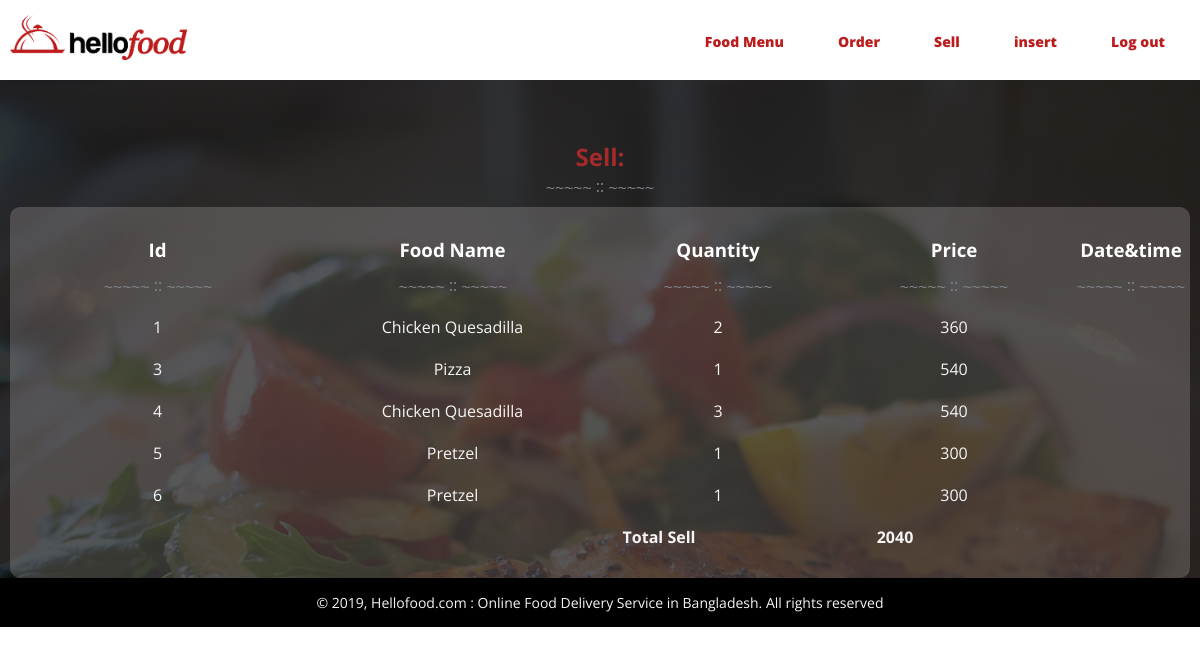
Page /sell.php on the earlier database version.
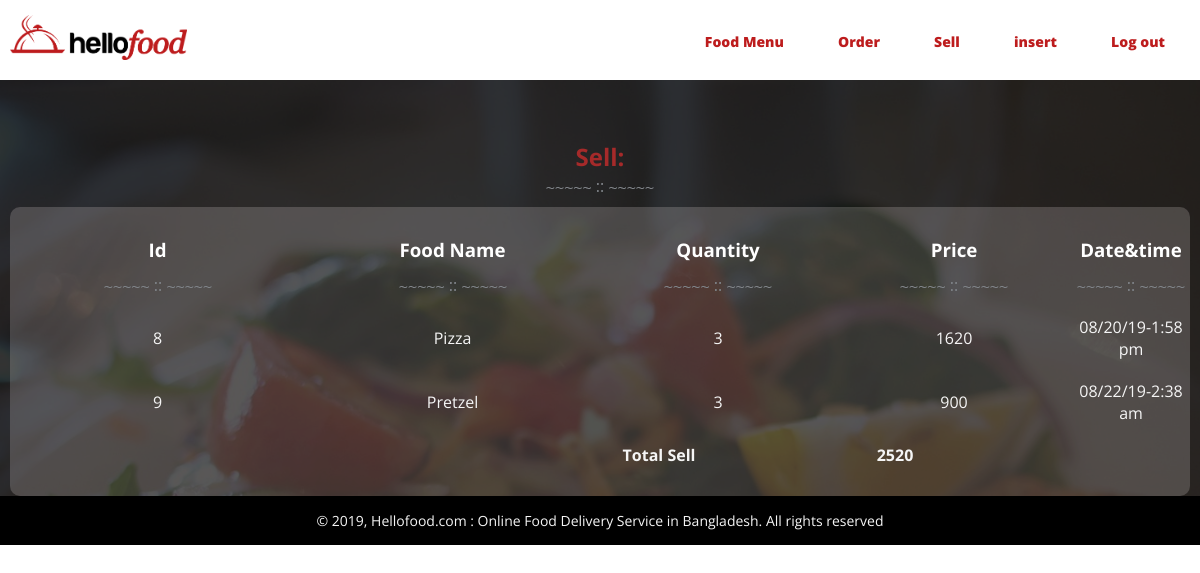
Same page on the later database version.
### tables this page shows
CREATE TABLE `order_foods` (
  `id` int(11) NOT NULL,
  `food_id` int(11) NOT NULL,
  `food_name` varchar(50) NOT NULL,
  `quantity` int(11) NOT NULL,
  `price` double NOT NULL,
  `d_t` varchar(20) NOT NULL
);

### sell.php (the view, shortened to what this page needs)
<!DOCTYPE html>
<html lang="en">
<head>
    <link rel="stylesheet" href="css/order.css">
</head>
<body>
    <div class="full menu_full">
        <div class="main">
            <div class="logo">
                <a href="#"><img height="50%" width="50%" src="images/logo5.png" alt=""></a>
            </div>
            <div class="menu">
                <div class="main-menu">
                    <ul>
                    <li><a href="adminpanel.php"> Food Menu </a></li>
                        <li><a href="online_order.php"> Order </a></li>
                        <li><a href="sell.php"> Sell </a></li>
                        <li><a href="insert.php"> insert </a></li>
                        <li><a href="logout.php"> Log out </a></li>
                    </ul>
                </div>
            </div>
        </div>
    </div>
    <div class="full banner">
        <div class="main">
            <div class="banner-txt">
                <h2>Sell:</h2>
                <img src="images/sec-shape.png" alt="">
                <div class="opacity">
                <table width="1180" cellpadding="0" cellspacing="0" border="0" align="center">
                    <tr>
                    <th height="100%" width="25%" ><h3>Id</h3></th>
                        <th height="100%" width="25%" ><h3>Food Name</h3></th>
                        <th height="100%" width="20%" ><h3>Quantity</h3></th>
                        <th height="100%" width="20%" ><h3>Price</h3></th>
                        <th height="100%" width="20%" ><h3>Date&time</h3></th>
                    </tr>
                    <tr>
                        <th height="100%" width="25%" ><img src="images/sec-shape.png" alt=""></th>
                        <th height="100%" width="20%" ><img src="images/sec-shape.png" alt=""></th>
                        <th height="100%" width="20%" ><img src="images/sec-shape.png" alt=""></th>
                        <th height="100%" width="20%" ><img src="images/sec-shape.png" alt=""></th>
                         <th height="100%" width="20%" ><img src="images/sec-shape.png" alt=""></th>
                    </tr>
                </table>
                <?php
                       require 'dbconnect.php';
                       $total_sell=null;
                       $id="SELECT * FROM `order_foods`";
                       $result = mysqli_query($conn,$id);
                       while($row=mysqli_fetch_assoc($result))
                    {?>
                <table width="1180" cellpadding="0" cellspacing="0" border="0" align="center">
                    <tr>
                        <td height="100%" width="25%" ><?php echo $row["id"]; ?></td>
                        <td height="100%" width="25%" ><?php echo $row['food_name']; ?></td>
                        <td height="100%" width="20%" ><?php echo $row["quantity"]; ?></td>
                        <td height="100%" width="20%" ><?php echo $row["price"]?></td>
                        <td height="100%" width="20%" ><?php echo $row["d_t"]?></td>
                    </tr>
                </table>
                <?php $total_sell+=$row["price"];}?>
                <table width="1180" cellpadding="0" cellspacing="0" border="0" align="center">
                    <tr>
                        <td height="100%" width="25%" ></td>
                        <td height="100%" width="20%" ></td>
                        <td height="100%" width="20%" ><h4>Total Sell</h4></td>
                        <td height="100%" width="20%" ><h4><?php echo $total_sell;?></h4></td>
                        <td height="100%" width="15%" ></td>
                    </tr>
                </table>
                </div>
            </div>
        </div>
    </div>
    <div class="footer">
            <p> © 2019, Hellofood.com : Online Food Delivery Service in Bangladesh. All rights reserved </p>
        </div>
</body>
</html>

### css/order.css (style rules this page uses)
* { margin: 0; padding: 0; outline: 0 }
ul, ol { list-style: none }
a { text-decoration: none; }
body { font-family: 'Open Sans', sans-serif; }
.full { width: 100%; }
.main { width: 1180px; margin: auto; }
.menu_full { background-color: white; padding: 15px 0; //position: fixed; }
.logo { width: 30%; float: left; }
.menu { width: 70%; float: left; text-align: right; }
.main-menu ul li { display: inline-block; margin-top: 15px; }
.main-menu ul li a { color: #bd1c1d; font-size: 14px; font-family: text-transform: uppercase; font-weight: 800; padding: 0 25px; transition: all 0.5s linear; }
.banner { background: url(../images/dish10.jpg) left top no-repeat; background-size: cover; position: relative; z-index: 1 }
.banner:before { content: ""; height: 100%; width: 100%; background-color: rgba(0, 0, 0, 0.8); position: absolute; left: 0; top: 0; z-index: -1; }
.opacity { background-color: rgba(240, 231, 231, 0.20); border-radius: 10px; color: #242121; padding: 20px 0; }
.banner-txt { text-align: center; color: #fff; font-family: 'Open Sans', sans-serif; }
.banner-txt h2 { color: brown; padding-top: 60px; }
.banner-txt td { color: whitesmoke; padding: 10px 0; border-style: 2px; }
.banner-txt th { color: white; padding-top: 10px; border-style: 2px; }
.banner-txt img { padding: 10px 0; border-style: 2px; }
.footer { background-color: #000; padding: 15px 0; text-align: center; font-size: 14px; color: whitesmoke; }

Differences in the rows shown:
removed order_foods: id "1", food_name "Chicken Quesadilla", quantity "2", price "360"
removed order_foods: id "3", food_name "Pizza", quantity "1", price "540"
removed order_foods: id "4", food_name "Chicken Quesadilla", quantity "3", price "540"
removed order_foods: id "5", food_name "Pretzel", quantity "1", price "300"
removed order_foods: id "6", food_name "Pretzel", quantity "1", price "300"
added order_foods: id "8", food_name "Pizza", quantity "3", price "1620", d_t "08/20/19-1:58 pm"
added order_foods: id "9", food_name "Pretzel", quantity "3", price "900", d_t "08/22/19-2:38 am"
Other differences:
$total_sell: "2040" → "2520"
